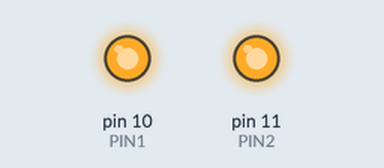
This sketch was run on a simulated Arduino Uno, built with avr-gcc and run on an emulated ATmega328P. Shown: output pins drawn as LEDs (lit = HIGH).

Above: at 0.5 s.
At 1.5 s:
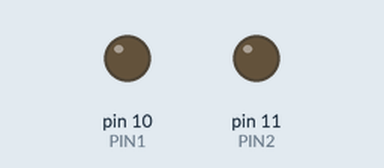
Timing chart, 0 to 5.2 s (numbered marks = the images above):
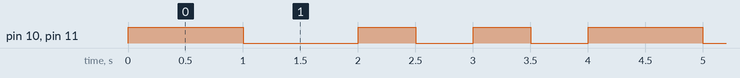

Measured:
- by itself, pin 10 (PIN1), pin 11 (PIN2): repeats every 4.0 s: LOW 1.0 s, 2 × (HIGH 0.50 s, LOW 0.50 s), HIGH 1.0 s
- by itself, everything shown: repeats every 4.0 s, in 6 steps

The sketch:

work1.ino
```cpp
/*--------------------------------------------------------------------
第1回
LEDの点滅をするプログラムを作ってください。
LEDの数は2つで、1秒点灯した後、1秒消灯し、続いて点滅を2回0.5秒おきに行い、
1秒後に再び点灯するものとします。
0.5秒の点灯●、消灯×とすると、●●××●×●×●●××●...という感じです。
---------------------------------------------------------------------*/

#define PIN1 10
#define PIN2 11

void setup(){

    pinMode(PIN1,OUTPUT); //10番ピン出力を宣言
    pinMode(PIN2,OUTPUT); //11番ピン出力を宣言

}

void loop(){

    digitalWrite(PIN1,HIGH);//10番ピンに信号を送る
    digitalWrite(PIN2,HIGH);//11番ピンに信号を送る
    delay(1000); //1秒待つ

    digitalWrite(PIN1,LOW); //10番ピンの信号を切る
    digitalWrite(PIN2,LOW); //11番ピンの信号を切る
    delay(1000); //1秒待つ

    digitalWrite(PIN1,HIGH); //10番ピンに信号を送る
    digitalWrite(PIN2,HIGH); //11番ピンに信号を送る
    delay(500); //0.5秒待つ
    digitalWrite(PIN1,LOW); //10番ピンに信号を切る
    digitalWrite(PIN2,LOW); //11番ピンに信号を切る
    delay(500); //0.5秒待つ

    digitalWrite(PIN1,HIGH); //10番ピンに信号を送る
    digitalWrite(PIN2,HIGH); //11番ピンに信号を送る
    delay(500); //0.5秒待つ
    digitalWrite(PIN1,LOW); //10番ピンに信号を切る
    digitalWrite(PIN2,LOW); //11番ピンに信号を切る
    delay(500); //0.5秒待つ


}
```
